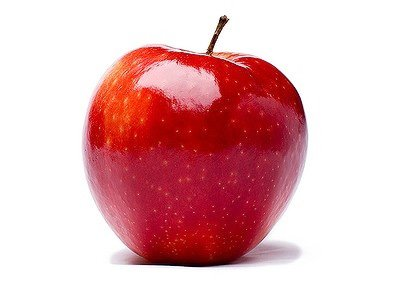
#> input picture PracticeCodes/20230613_DataPreprocessing/apple.jpeg, 420 x 288 px
$ python Lab01.py
#> lines starting #> are read from the running program, lines starting #| are printed output that depends on the picture
## Lab 01. ORB 특징점 검출기와 Brute-Force 매칭 알고리즘 사용 실습

import cv2

# 이미지 2장 필요 (이미지 불러오기)
img1 = cv2.imread("./apple.jpeg", cv2.IMREAD_GRAYSCALE)
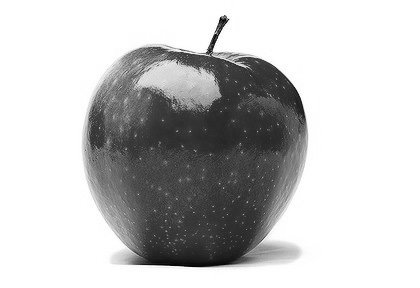
#> img1: shape (288, 420); min 0, max 255, mean 197.4
img2 = cv2.imread("./apple.jpeg", cv2.IMREAD_GRAYSCALE)

# 특징점 검출기 생성
orb = cv2.ORB_create()

# 특징점 검출과 디스크럽터 계산
keypoint01, descriptor01 = orb.detectAndCompute(img1, None)
#> keypoint01 = 439 keypoints; strongest (x, y, size): (206, 52, 31), (209, 52, 37.2), (215, 33, 31), (213, 49, 31)
keypoint02, descriptor02 = orb.detectAndCompute(img2, None)
#> keypoint02 has the same summary as keypoint01

# 매칭기 생성
bf = cv2.BFMatcher(cv2.NORM_HAMMING, crossCheck=True)

# 특징점 매칭
matches = bf.match(descriptor01, descriptor02)
#> matches = 439 matches

# 매칭 결과 정렬
matches = sorted(matches, key=lambda x: x.distance)

# 매칭 결과 그리기
result = cv2.drawMatches(img1, keypoint01, img2, keypoint02, matches[:20], None, flags=cv2.DrawMatchesFlags_NOT_DRAW_SINGLE_POINTS)
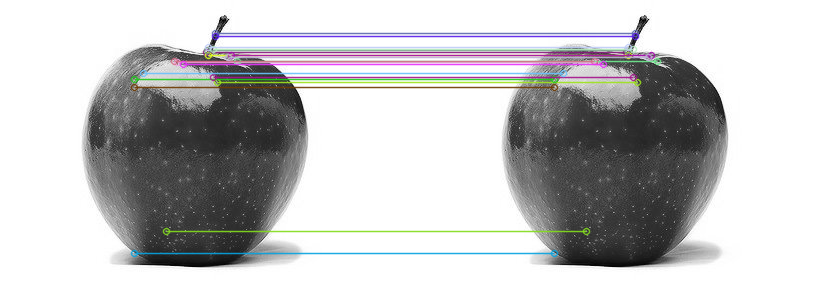
#> result: shape (288, 840, 3); mean of channels 0, 1, 2 194.8, 194, 194.3; drawn as B, G, R

cv2.imshow("Matches", result)
cv2.waitKey(0)

# 매칭 퍼센트 계산
num_matches = len(matches)
#> num_matches = 439
print(num_matches) # 439
#| 439
num_good_matches = sum(1 for m in matches if m.distance < 50)     # 적절한 거리 임계값 설정
#> num_good_matches = 439
matching_percent = (num_good_matches / num_matches) * 100
#> matching_percent = 100
print("매칭 퍼센트 : %.2f%%" % matching_percent)     # 매칭 퍼센트 : 100.00%
#| 매칭 퍼센트 : 100.00%
